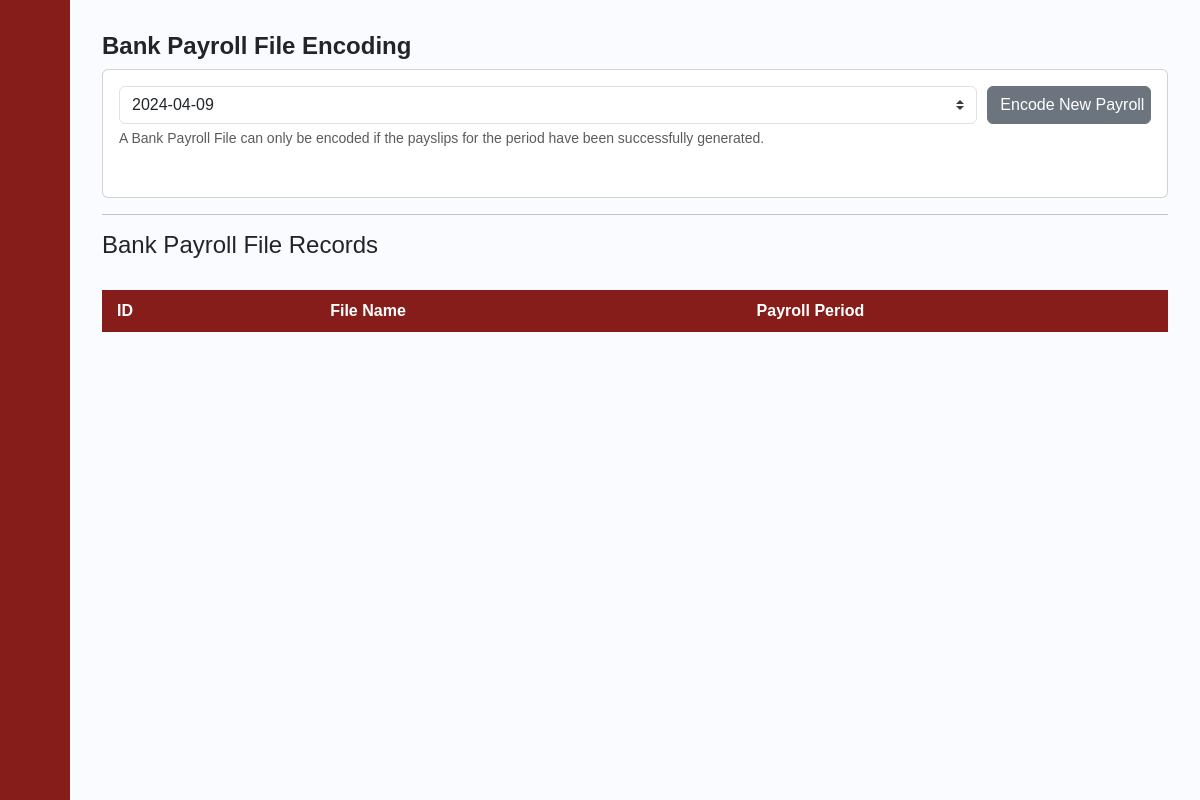
The page /encode_page/1 on the database as committed earlier.
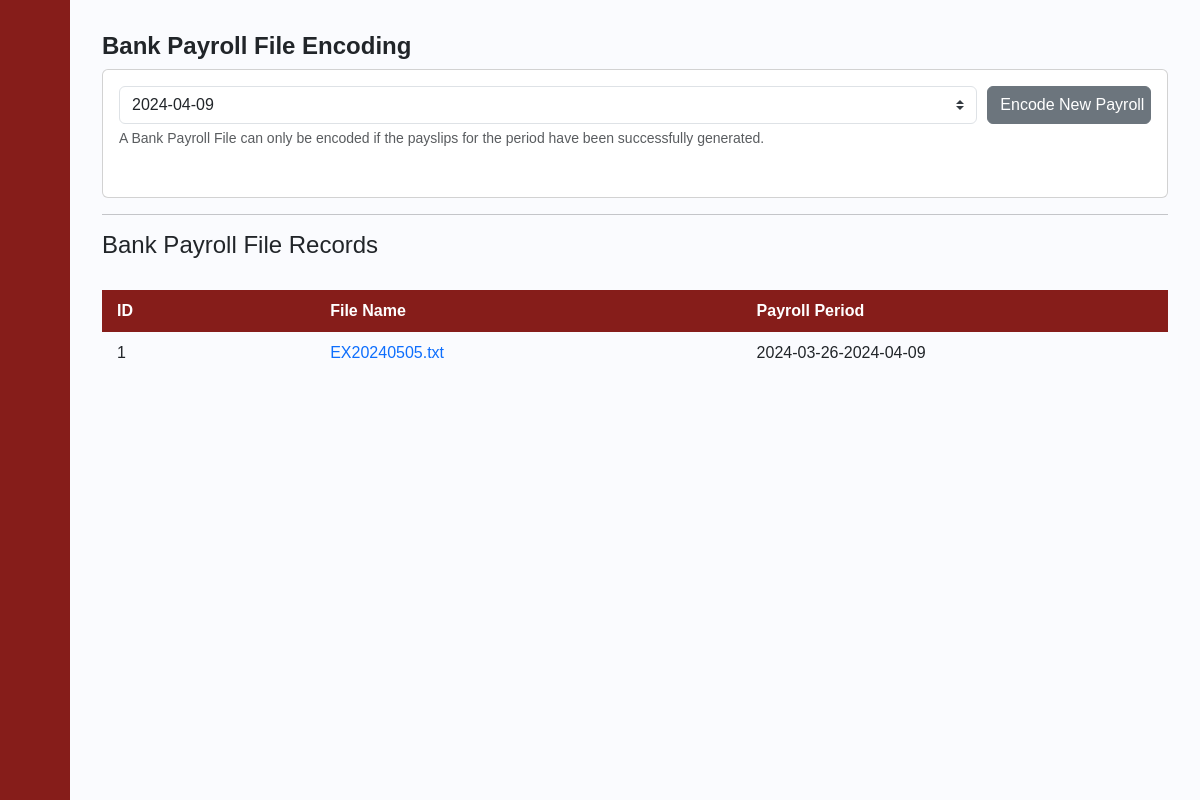
The same page on the database as committed later.
### payrollapp/models.py (models this page shows, shortened)
class BANK_FILES(models.Model):
    BANK_ENTRY_ID = models.IntegerField(primary_key=True)
    BANK_FILE_NAME = models.CharField(max_length=250)
    BANK_FILE = models.FileField(upload_to='files/')
    PAYROLL_PERIOD = models.CharField(max_length=250)
    Date = models.DateField()

### payrollapp/views.py (the view)
# urls.py: path('encode_page/<int:UID>', views.encode_page, name='encode_page'),
def encode_page(request, UID):
    user = get_object_or_404(USER_ACCOUNT, pk=UID)
    z = Payslip_Transaction.objects.values_list('End_Date', flat=True).distinct()
    a = BANK_FILES.objects.all()
    if (request.method == "POST"):
        current_date = datetime.now()
        current_date = current_date.strftime('%Y%m%d')
        try:
            inputDate = request.POST.get('inputDate')
            IDD = inputDate
            inputDate = datetime.strptime(inputDate, '%Y%m%d')
        except:
            pass
        payslip_match = Payslip_Transaction.objects.filter(End_Date=inputDate)
        current_date = datetime.now()#It broke so this is being redone again
        formatted_date = current_date.strftime("%Y%m%d")
        filename = 'EX' + formatted_date + ".txt"
        startDate = 0
        if BANK_FILES.objects.filter(BANK_FILE_NAME=filename).exists():
            with open(filename, 'w') as file:
                for x in payslip_match:
                    startDate = x.Start_Date
                    if x.Employee_ID.BankNumber != 000000000000:
                        file.write(str(x.Employee_ID.BankNumber) +"\t" + str(x.Net_Pay)+'\n')
                    else:
                        file.write(str(x.Employee_ID.BankNumber) +"\t" + str(x.Net_Pay)+' TO BE MANUALLY ADDED \n')
                    startDate = startDate.strftime("%Y-%m-%d")
                    period = startDate + '-'+IDD
                    current_date = datetime.now().date()
                    existingFile = BANK_FILES.objects.filter(BANK_FILE_NAME=filename, BANK_FILE=filename ,PAYROLL_PERIOD=period, Date=current_date)
                    existingFile.update(BANK_FILE_NAME=filename, BANK_FILE=filename ,PAYROLL_PERIOD=period)
                    messages.success(request, "Bank File Successfully Encoded!")
        else:
            with open(filename, 'w') as file:
                for x in payslip_match:
                    startDate = x.Start_Date
                    if x.Employee_ID.BankNumber != 000000000000:
                        file.write(str(x.Employee_ID.BankNumber) +"\t" + str(x.Net_Pay)+'\n')
                    else:
                        file.write(str(x.Employee_ID.BankNumber) +"\t" + str(x.Net_Pay)+' TO BE MANUALLY ADDED \n')
                startDate = startDate.strftime("%Y-%m-%d")
                period = startDate + '-'+IDD
                current_date = datetime.now().date()
                BANK_FILES.objects.create(BANK_FILE_NAME=filename, BANK_FILE=filename ,PAYROLL_PERIOD=period, Date=current_date)
                messages.success(request, "Bank File Successfully Encoded!")
        path = '/encode_page/' + str(user.pk)
        return redirect(path)
    else:
        return render(request, 'payrollapp/encode_page.html', {'user':user, 'a':a, 'z':z})

### payrollapp/templates/payrollapp/encode_page.html (shortened to what this page needs)
{% extends 'payrollapp/base.html' %}
{% load static %}
{% block content %}
<div class="main">
    <div class="content">
        <h1> Bank Payroll File Encoding</h1>
        <div class="card">
            <div class="card-body">
                <form method="POST" action="#">{% csrf_token %}
                    <div class="form-row">
                        <div class="form-group col-10">
                            <select id="inputDate" name="inputDate" class="form-control custom-select mr-sm-2" required>
                                {% for y in z %}
                                <option value={{y|date:"Y-m-d"}} required>{{y|date:"Y-m-d"}}</option>
                                {% endfor %}
                            </select>
                            <small id="inputDept" class="form-text text-muted">A Bank Payroll File can only be encoded if the payslips for the period have been successfully generated.</small>
                        </div>
                        <div class="form-group col-2">
                            <button class="btn btn-secondary btn-block" type="submit">Encode New Payroll</button>
                        </div>
                    </div>
                </form>
            </div>
        </div>
        <hr>
        <div class="my-3">
            <h4> Bank Payroll File Records </h4>
            <table id="posts">
                <thead>
                    <tr>
                        <th style="width:10%">ID</th>
                        <th style="width:20%">File Name</th>
                        <th style="width:20%">Payroll Period</th>
                    </tr>
                </thead>
                <tbody>
                    {%for b in a%}
                    <tr>
                        <td>{{b.BANK_ENTRY_ID}}</td>
                        <td><a href="{% url 'download_file' file_id=b.BANK_FILE_NAME %}">{{b.BANK_FILE_NAME}}</a></td>
                        <td>{{b.PAYROLL_PERIOD}}</td>
                    </tr>
                    {% endfor %}
                </tbody>
            </table>
        </div>
    </div>
</div>
{% endblock %}

Rows that differ between the two databases and show on the page:
added BANK_FILES: BANK_ENTRY_ID "1", BANK_FILE_NAME "EX20240505.txt", PAYROLL_PERIOD "2024-03-26-2024-04-09"
